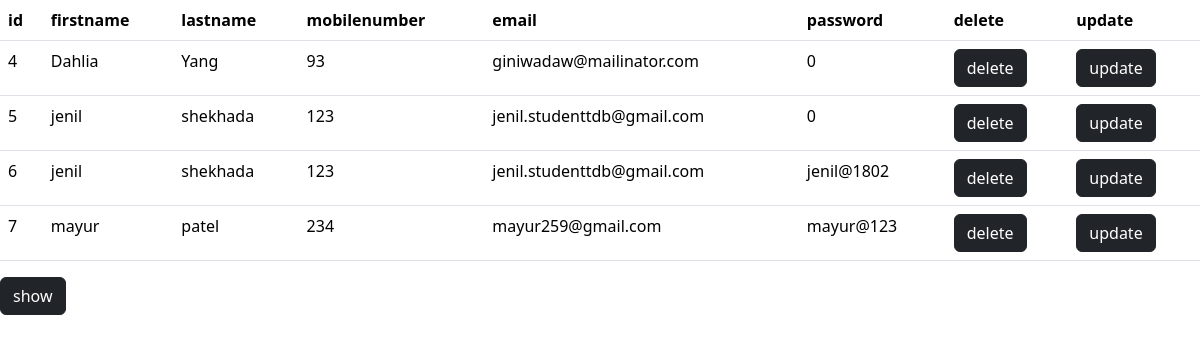
/placement/show.php, run on the app's committed database.
### tables this page shows
CREATE TABLE `table3` (
  `id` int(50) NOT NULL,
  `firstname` varchar(50) NOT NULL,
  `lastname` varchar(50) NOT NULL,
  `mobilenumber` bigint(50) NOT NULL,
  `email` varchar(50) NOT NULL,
  `password` varchar(10) NOT NULL
);

### placement/show.php (the view, shortened to what this page needs)
<?php
$servername="localhost";
$username="root";
$password="";
$databasename="placement";
$con=mysqli_connect($servername,$username,$password,$databasename);
?>
<!DOCTYPE html>
<html lang="en">
<head>
<link href="https://cdn.jsdelivr.net/npm/bootstrap@5.3.2/dist/css/bootstrap.min.css" rel="stylesheet">
</head>
<body>
<table class="table">
<tr>
<th>id</th>
<th>firstname</th>
<th>lastname</th>
<th>mobilenumber</th>
<th>email</th>
<th>password</th>
<th>delete</th>
<th>update</th>
</tr>
<?php
$sql="SELECT * FROM `table3` WHERE 1";
$result=mysqli_query($con,$sql);
while($row=mysqli_fetch_array($result)){
?>
<tr>
<td><?php echo $row['id']?></td>
<td><?php echo $row['firstname']?></td>
<td><?php echo $row['lastname']?></td>
<td><?php echo $row['mobilenumber']?></td>
<td><?php echo $row['email']?></td>
<td><?php echo $row['password']?></td>
<td><a href="delete.php?id=<?php echo $row['id']?>"><button class="btn btn-dark text-white">delete</button></a></td>
<td><a href="update.php?id=<?php echo $row['id']?>"><button class="btn btn-dark text-white">update</button></a></td>
</tr>
<?php
}
?>
</table>
<a href="placement.php">
<button class="btn btn-dark test-white">show</button></a>
</body>
</html>

### data on the page
table3: id "4", firstname "Dahlia", lastname "Yang", mobilenumber "93", email "giniwadaw@mailinator.com", password "0"
table3: id "5", firstname "jenil", lastname "shekhada", mobilenumber "123", email "jenil.studenttdb@gmail.com", password "0"
table3: id "6", firstname "jenil", lastname "shekhada", mobilenumber "123", email "jenil.studenttdb@gmail.com", password "jenil@1802"
table3: id "7", firstname "mayur", lastname "patel", mobilenumber "234", email "mayur259@gmail.com", password "mayur@123"
